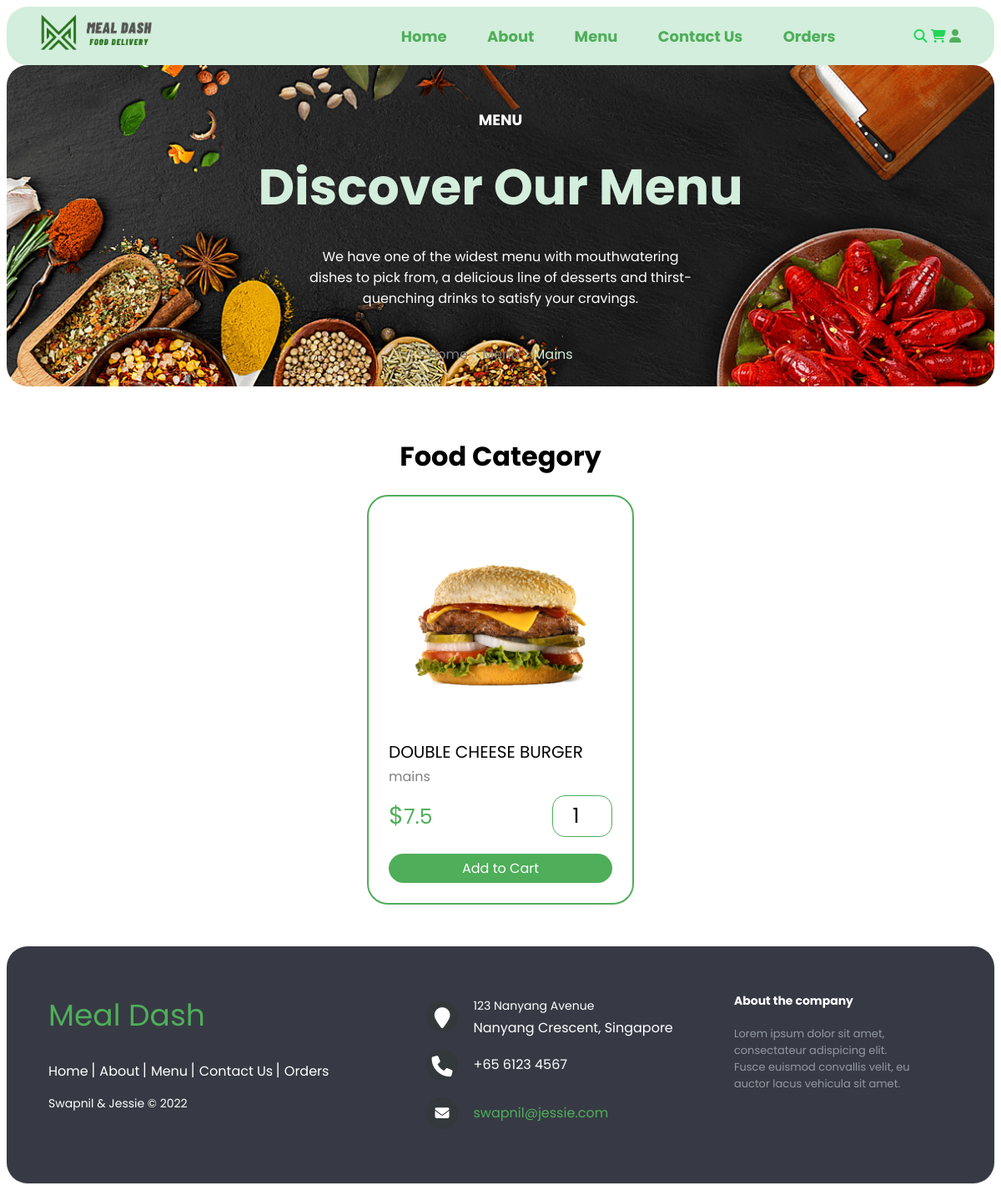
The page /category.php?category=mains (signed in) on the database its author committed.
### tables this page shows
CREATE TABLE products (
  id INT(100) UNSIGNED NOT NULL AUTO_INCREMENT PRIMARY KEY,
  name varchar(100) NOT NULL,
  category varchar(100) NOT NULL,
  price double(10,2) NOT NULL,
  image varchar (100)
);

### category.php (the view, shortened to what this page needs)
<!DOCTYPE html>
<html lang="en">
<head>
   <link rel="stylesheet" href="https://cdnjs.cloudflare.com/ajax/libs/font-awesome/6.1.1/css/all.min.css">
	<link rel="stylesheet" href="css/stylesheet.css">
</head>
<body>
    <?php include 'components/nav_header.php'; ?>
    <div class="heading">
        <h1>MENU</h1>
        <h3>Discover Our Menu</h3>
		<p class="menu-desc">We have one of the widest menu with mouthwatering dishes to pick from, a delicious line of desserts and thirst-quenching drinks to satisfy your cravings.</p>
        <p class="path">
			<a href="home.php">Home</a>
			<span> > <a href="menu.php">Menu</a></span>
            <span>
                >
                <?php
                    $category = $_GET['category'];
                    $select_products = $conn->prepare("SELECT * FROM `products` WHERE category = ?");
                    $select_products->execute([$category]);
                    $fetch_products = $select_products->fetch(PDO::FETCH_ASSOC);
                ?>
                <?= $fetch_products['category']; ?>
            </span>
		</p>
    </div>
    <div class="products">
		<h1 class="title" style="text-decoration: underline solid transparent;">
		<b>Food Category</b></h1>
		<div class="container">
			<?php
                $category = $_GET['category'];
				$select_products = $conn->prepare("SELECT * FROM `products` WHERE category = ?");
				$select_products->execute([$category]);
				if($select_products->rowCount() > 0){
					while($fetch_products = $select_products->fetch(PDO::FETCH_ASSOC)){
			?>
			<form action="" method="post" class="box">
				<img src="uploaded_img/<?= $fetch_products['image']; ?>" alt="">
				<div class="name"><?= $fetch_products['name']; ?></div>
				<a href="category.php?category=<?= $fetch_products['category']; ?>" class="cat"><?= $fetch_products['category']; ?></a>
				<div class="flex">
					<div class="price"><span>$</span><?= $fetch_products['price']; ?></div>
					<input type="number" name="qty" class="qty" min="1" max="99" value="1" maxlength="2">
				</div>
				<div class="add-to-cart">
					<button type="submit" class="add-btn" name="add_to_cart">Add to Cart</button>
				</div>
			</form>
			<?php
					}
				}else{
					echo '<p class="empty">No Products Added Yet!</p>';
				}
			?>
		</div>
</body>
<footer>
	 <br><br><?php include 'components/footer.php'; ?>
</footer>
</html>

### css/stylesheet.css (style rules this page uses)
* { font-family: 'Poppins', sans-serif; }
.title { font-size: 32px; color: black; text-align: center; text-decoration: underline; text-underline-offset: 12px; }
.products .container { display: grid; grid-template-columns: repeat(auto-fit, 320px); justify-content: center; align-items: flex-start; gap: 20px; padding-left: 100px; padding-right: 100px; }
.products .container .box { border: 2px solid #4FAE5A; padding: 1.5rem; position: relative; overflow: hidden; border-radius: 25px; }
.products .container .box img { height: 250px; width: 100%; object-fit: contain; border-radius: 25px; }
.products .container .box .cat { font-size: 16px; color: grey; text-decoration: solid underline transparent; transition: .2s linear; }
.products .container .box .name { font-size: 20px; color: black; margin: 10px 0 2px 0; }
.products .container .box .flex { display: flex; align-items: center; gap: 30px; margin-top: 10px; }
.products .container .box .flex .price { margin-right: auto; font-size: 25px; color: #4FAE5A; }
.products .container .box .flex .price span { color: #4FAE5A; font-size: 1.8rem; }
.products .container .box .flex .qty { padding: 5px; border: 1.5px solid #4FAE5A; font-size: 25px; color: black; border-radius: 15px; width: 60px; text-align: center; }
.products .container .add-to-cart { text-align: center; }
.products .container .add-to-cart .add-btn { border: none; margin-top: 20px; font-size: 16px; padding: 5px 16px; cursor: pointer; background-color: #4FAE5A; color: white; text-decoration: underline solid transparent; transition: 0.2s linear; border-radius: 25px; display: block; width: 100%; }
.heading { display: flex; align-items: center; justify-content: center; flex-flow: column; background-image: url('../images/menu_banner.png'); background-repeat: no-repeat; background-size: cover; border-radius: 25px; min-height: 100px; margin-bottom: 60px; }
.heading .menu-desc { font-size: 16px; max-width: 40%; text-align: center; color: white; }
.heading h1 { font-size: 18px; color: white; padding: 40px 0 0 0; }
.heading h3 { font-size: 60px; color: #D3EEDC; margin: 0; padding: 10px 0 10px 0; }
.heading .path { border-color: 1.5px solid #D3EEDC; font-size: 16px; color: #D3EEDC; padding: 10px 20px 10px 20px; border-radius: 25px; text-transform: capitalize; }
.heading .path a { color: grey; text-decoration: none; }
.name { font-size: 20px; text-transform: uppercase; margin: 20px 0; }

### rows shown on the page
products: category "Mains", image (picture), name "DOUBLE CHEESE BURGER", category "mains", price "7.5"
